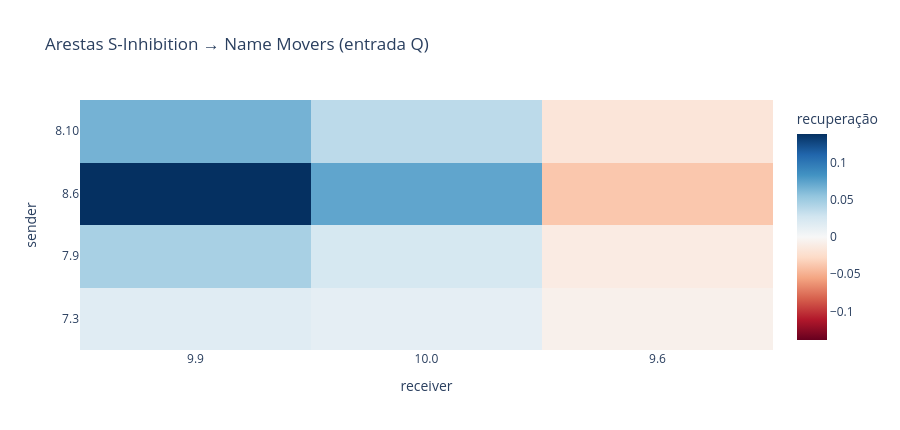

Notebook code cell kept with this figure:
### Code cell
name_mover_receivers = CIRCUIT["name mover"]
s_inhibition_to_name_mover = torch.zeros(
    len(s_inhibition_senders),
    len(name_mover_receivers),
    device=device,
)

with torch.no_grad():
    for sender_index, (source_layer, source_head) in enumerate(s_inhibition_senders):
        all_receivers = patching.get_act_patch_direct_path(
            model=model,
            corrupted_tokens=corrupted_tokens,
            clean_cache=clean_cache,
            corrupted_cache=corrupted_cache,
            patching_metric=ioi_metric,
            src_layer=source_layer,
            src_head=source_head,
            component="q",
            verbose=False,
        )
        for receiver_index, receiver in enumerate(name_mover_receivers):
            s_inhibition_to_name_mover[sender_index, receiver_index] = all_receivers[receiver]

figure = go.Figure(
    data=go.Heatmap(
        z=s_inhibition_to_name_mover.detach().cpu().numpy(),
        x=[f"{layer}.{head}" for layer, head in name_mover_receivers],
        y=[f"{layer}.{head}" for layer, head in s_inhibition_senders],
        colorscale="RdBu",
        zmid=0,
        colorbar_title="recuperação",
        hovertemplate="sender=%{y}<br>receiver=%{x}<br>recuperação=%{z:.3f}<extra></extra>",
    )
)
figure.update_layout(
    title="Arestas S-Inhibition → Name Movers (entrada Q)",
    xaxis_title="receiver",
    yaxis_title="sender",
    height=430,
)
figure.show()

### Figure 1 — Plotly figure (JSON) as saved in the notebook; plotly's stock layout.template omitted (floating-point values rounded to 4 significant figures)
{"data": [{"colorbar": {"title": {"text": "recuperação"}}, "colorscale": [[0.0, "rgb(103,0,31)"], [0.1, "rgb(178,24,43)"], [0.2, "rgb(214,96,77)"], [0.3, "rgb(244,165,130)"], [0.4, "rgb(253,219,199)"], [0.5, "rgb(247,247,247)"], [0.6, "rgb(209,229,240)"], [0.7, "rgb(146,197,222)"], [0.8, "rgb(67,147,195)"], [0.9, "rgb(33,102,172)"], [1.0, "rgb(5,48,97)"]], "hovertemplate": "sender=%{y}<br>receiver=%{x}<br>recuperação=%{z:.3f}<extra></extra>", "type": "heatmap", "x": ["9.9", "10.0", "9.6"], "y": ["7.3", "7.9", "8.6", "8.10"], "z": [[0.01705, 0.01321, -0.006739], [0.0457, 0.02367, -0.0116], [0.1382, 0.07291, -0.03811], [0.06556, 0.03702, -0.01747]], "zmid": 0}], "layout": {"height": 430, "title": {"text": "Arestas S-Inhibition → Name Movers (entrada Q)"}, "xaxis": {"title": {"text": "receiver"}}, "yaxis": {"title": {"text": "sender"}}}}
